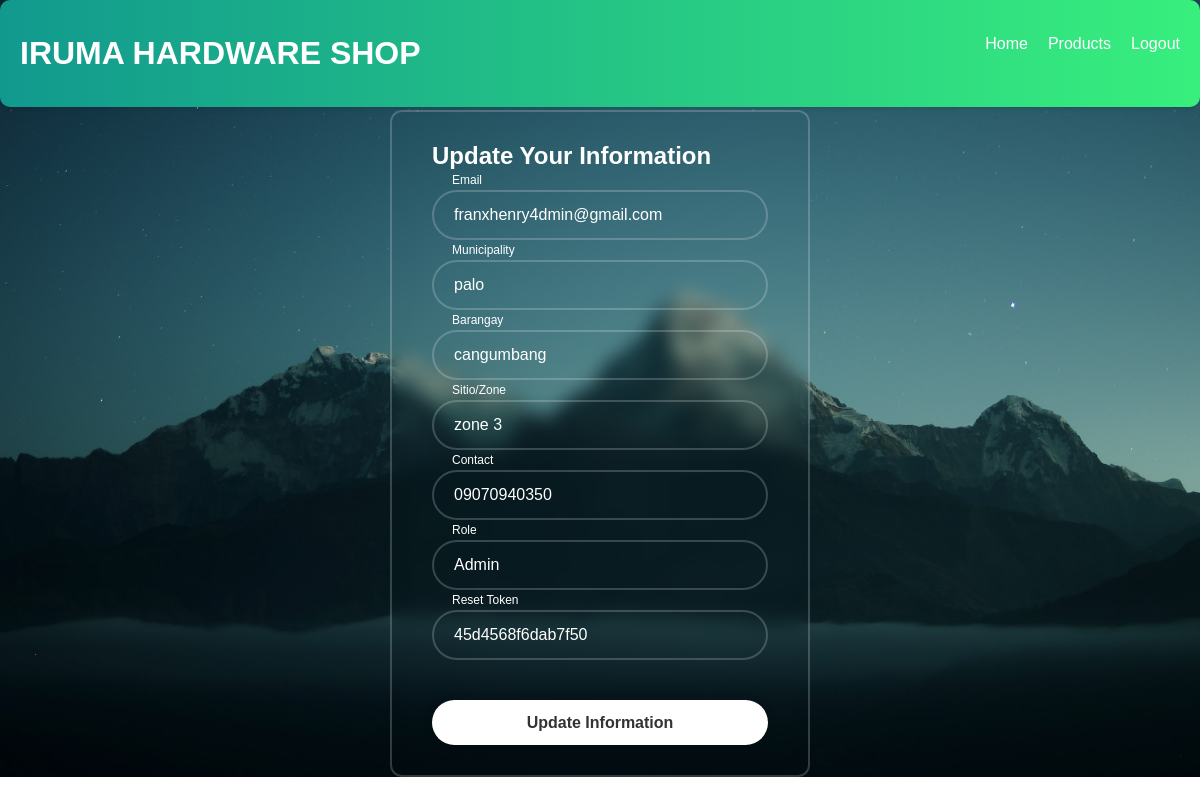
Screenshot of /updateinfo.php (signed in) with the database file from the repository.
### tables this page shows
CREATE TABLE `user` (
  `id` int(11) NOT NULL,
  `email` varchar(100) NOT NULL,
  `password` varchar(255) NOT NULL,
  `created_at` timestamp NOT NULL DEFAULT current_timestamp(),
  `municipality` varchar(50) NOT NULL,
  `barangay` varchar(50) NOT NULL,
  `sitioorzone` varchar(50) NOT NULL,
  `contact` varchar(15) DEFAULT NULL,
  `role` enum('Admin','Guest','Delivery Rider') DEFAULT 'Guest',
  `reset_token` varchar(255) DEFAULT NULL
);

### updateinfo.php (the view, shortened to what this page needs)
<?php
include('db.php');
$user_email = isset($_SESSION['user_email']) ? $_SESSION['user_email'] : null;
$sql = "SELECT `id`, `email`, `municipality`, `barangay`, `sitioorzone`, `contact`, `role`, `reset_token` FROM `user` WHERE `email` = ?";
$stmt = $conn->prepare($sql);
$stmt->bind_param("s", $user_email);
$stmt->execute();
$result = $stmt->get_result();
$user = $result->fetch_assoc();
$updated = false;
?>
<!DOCTYPE html>
<html lang="en">
<head>
    <link rel="stylesheet" href="style.css?v<?php echo time(); ?>">
</head>
<body>
<header>
    <div class="containers">
        <h1>IRUMA HARDWARE SHOP</h1>
        <nav>
            <ul>
                <li><a href="index.php">Home</a></li>
                <li><a href="index.php">Products</a></li>
                <?php if (isset($_SESSION['user_email'])) { ?>
                    <li><a href="logout.php" class="logout-btn">Logout</a></li>
                <?php } else { ?>
                    <li><a href="login.php" class="login-btn">Login</a></li>
                <?php } ?>
            </ul>
        </nav>
    </div>
</header>
<div class="form-popups">
    <div class="form-box login" id="login-form">
        <div class="form-details">
            <h2>Update Your Information</h2>
        </div>
        <?php if ($updated): ?>
            <div class="form-content">
                <p>Your information has been updated successfully!</p>
            </div>
        <?php else: ?>
            <div class="form-content">
                <form method="POST">
                    <div class="input-field">
                        <input type="email" name="email" value="<?php echo htmlspecialchars($user['email']); ?>" required>
                        <label>Email</label>
                    </div>
                    <div class="input-field">
                        <input type="text" name="municipality" value="<?php echo htmlspecialchars($user['municipality']); ?>" required>
                        <label>Municipality</label>
                    </div>
                    <div class="input-field">
                        <input type="text" name="barangay" value="<?php echo htmlspecialchars($user['barangay']); ?>" required>
                        <label>Barangay</label>
                    </div>
                    <div class="input-field">
                        <input type="text" name="sitioorzone" value="<?php echo htmlspecialchars($user['sitioorzone']); ?>" required>
                        <label>Sitio/Zone</label>
                    </div>
                    <div class="input-field">
                        <input type="text" name="contact" value="<?php echo htmlspecialchars($user['contact']); ?>" required>
                        <label>Contact</label>
                    </div>
                    <div class="input-field">
                        <input type="text" value="<?php echo htmlspecialchars($user['role']); ?>" disabled>
                        <label>Role</label>
                    </div>
                    <div class="input-field">
                        <input type="text" value="<?php echo htmlspecialchars($user['reset_token']); ?>" disabled>
                        <label>Reset Token</label>
                    </div>
                    <button type="submit">Update Information</button>
                </form>
            </div>
        <?php endif; ?>
    </div>
</div>
</body>
</html>

### style.css (style rules this page uses)
* { margin: 0; padding: 0; box-sizing: border-box; font-family: "Poppins", sans-serif; }
body { display: flex; justify-content: center; align-items: center; min-height: 90vh; padding-top: 10px; background: url('bg.jpg') no-repeat center center/cover; }
.input-field { position: relative; width: 100%; height: 50px; margin: 20px 0; }
.input-field input { width: 100%; height: 100%; background: transparent; border: none; outline: none; border: 2px solid rgba(255, 255, 255, 0.2); border-radius: 40px; font-size: 16px; color: #fff; padding: 20px 45px 20px 20px; }
.input-field input::placeholder { color: #fff; }
.input-field label { position: absolute; left: 20px; top: 50%; transform: translateY(-50%); font-size: 14px; color: #bbb; pointer-events: none; transition: 0.3s; }
.input-field input:focus + label, .input-field input:not(:placeholder-shown) + label { top: -10px; font-size: 12px; color: #fff; }
button { width: 100%; height: 45px; background: #fff; border: none; border-radius: 40px; box-shadow: 0 0 10px rgba(0, 0, 0, 0.1); cursor: pointer; font-size: 16px; font-weight: 600; color: #333; margin-top: 20px; }
.form-popups { width: 420px; background: transparent; border: 2px solid rgba(255, 255, 255, 0.2); backdrop-filter: blur(9px); color: #fff; border-radius: 12px; padding: 30px 40px; margin-top:100px; }

### updateinfo.php (style rules this page uses)
header { position: fixed; top: 0; background: linear-gradient(to right, #11998e, #38ef7d); color: #ffffff; padding: 15px 0; text-align: center; margin-bottom: 20px; width: 100%; border-radius: 10px; box-shadow: 0 2px 4px rgba(0, 0, 0, 0.1); z-index: 10; }
header h1 { font-size: 2rem; margin: 0; }
header nav ul { list-style-type: none; padding: 0; margin: 0; display: flex; justify-content: center; gap: 20px; }
header nav ul li { display: inline; }
header nav ul li a { color: #ffffff; text-decoration: none; font-size: 1rem; transition: color 0.3s ease; }
.containers { max-width: 1200px; margin: 0 auto; padding: 20px; display: flex; flex-wrap: wrap; justify-content: space-between; }

### rows the page displays
user: email "franxhenry4dmin@gmail.com", municipality "palo", barangay "cangumbang", sitioorzone "zone 3", contact "09070940350", role "Admin", reset_token "45d4568f6dab7f50"
